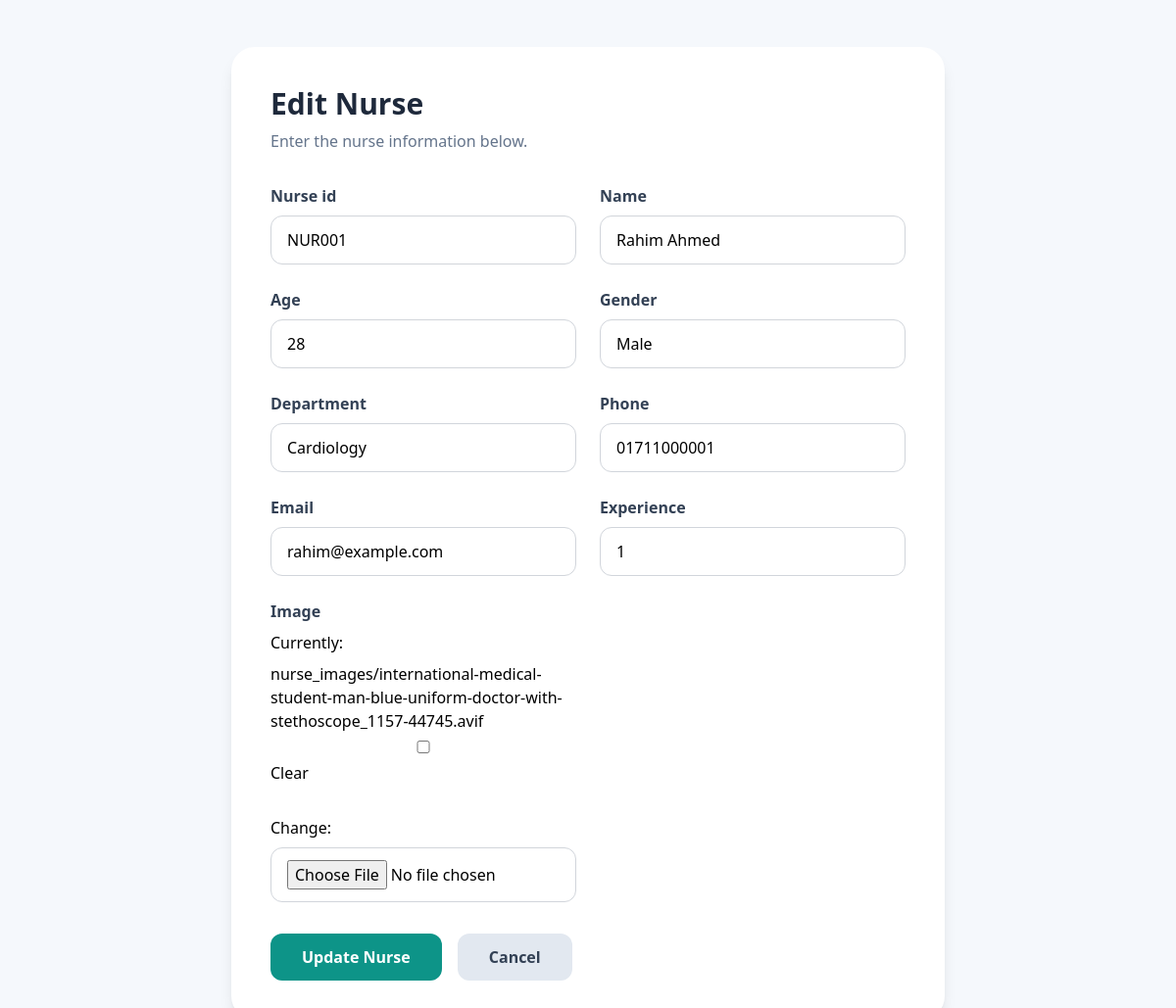
Screenshot of /allNurse/edit/1/ with the database file from the repository.
### nurses/models.py (models this page shows, shortened)
class Nurse(models.Model):
    nurse_id = models.CharField(max_length=20, unique=True)
    name = models.CharField(max_length=100)
    age = models.IntegerField()
    gender = models.CharField(max_length=10)
    department = models.CharField(max_length=100)
    phone = models.CharField(max_length=20)
    email = models.EmailField()
    experience = models.IntegerField()
    image = models.ImageField(
        upload_to='nurse_images/',
        blank=True,
        null=True
    )

### nurses/views.py (the view)
# urls.py: path('edit/<int:id>/', views.edit_nurse, name='edit_nurse'),
def edit_nurse(request, id):
    nurse = get_object_or_404(Nurse, id=id)
    if request.method == 'POST':
        form = NurseForm(
            request.POST,
            request.FILES,
            instance=nurse
        )
        if form.is_valid():
            form.save()
            return redirect('home')
    else:
        form = NurseForm(instance=nurse)
    return render(request, 'nurses/nurse_form.html', {
        'form': form,
        'title': 'Edit Nurse',
        'button_text': 'Update Nurse',
    })

### nurses/templates/nurses/nurse_form.html (shortened to what this page needs)
<!DOCTYPE html>
<html lang="en">
<head>
    <script src="https://cdn.tailwindcss.com"></script>
</head>
<body class="bg-[#F5F8FC] min-h-screen">
    <div class="max-w-3xl mx-auto px-5 py-12">
        <div class="bg-white rounded-3xl shadow-lg p-8 md:p-10">
            <div class="mb-8">
                <h1 class="text-3xl font-extrabold text-slate-800">
                    {{ title }}
                </h1>
                <p class="text-slate-500 mt-2">
                    Enter the nurse information below.
                </p>
            </div>
            <form method="POST" enctype="multipart/form-data">
                <div class="grid grid-cols-1 md:grid-cols-2 gap-6">
                    {% for field in form %}
                        <div class="flex flex-col gap-2">
                            <label class="font-semibold text-slate-700">
                                {{ field.label }}
                            </label>
                            {{ field }}
                        </div>
                    {% endfor %}
                </div>
                <div class="flex flex-wrap gap-4 mt-8">
                    <button
                        type="submit"
                        class="bg-teal-600 hover:bg-teal-700 text-white font-bold px-8 py-3 rounded-xl transition"
                    >
                        {{ button_text }}
                    </button>
                    <a
                        href="{% url 'home' %}"
                        class="bg-slate-200 hover:bg-slate-300 text-slate-700 font-bold px-8 py-3 rounded-xl transition"
                    >
                        Cancel
                    </a>
                </div>
            </form>
        </div>
    </div>
</body>
</html>

### rows the page displays
Nurse: form "NUR001" "Rahim Ahmed" "28" "Male" "Cardiology" "01711000001" "rahim@example.com" "1"

### other values shown
{{ title }} "Edit Nurse"
{{ field.label }} "Nurse id" "Name" "Age" "Gender" "Department" "Phone" "Email" "Experience" "Image"
{{ button_text }} "Update Nurse"
